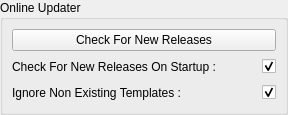
<?xml version="1.0" encoding="UTF-8"?>
<ui version="4.0">
 <class>Online_Updater_Form</class>
 <widget class="QWidget" name="Online_Updater_Form">
  <property name="windowTitle">
   <string>Form</string>
  </property>
  <layout class="QGridLayout" name="Online_Updater_Form_gridLayout">
   <property name="margin">
    <number>0</number>
   </property>
   <item row="0" column="0">
    <widget class="QGroupBox" name="Online_Updater_groupBox">
     <property name="title">
      <string>Online Updater</string>
     </property>
     <layout class="QGridLayout" name="Online_Updater_groupBox_gridLayout">
      <item row="1" column="0">
       <layout class="QHBoxLayout" name="Check_For_New_Releases_On_Startup_horizontalLayout">
        <item>
         <widget class="QLabel" name="Check_For_New_Releases_On_Startup_label">
          <property name="text">
           <string>Check For New Releases On Startup :</string>
          </property>
         </widget>
        </item>
        <item>
         <spacer name="Check_For_New_Releases_On_Startup_horizontalSpacer">
          <property name="orientation">
           <enum>Qt::Horizontal</enum>
          </property>
          <property name="sizeHint" stdset="0">
           <size>
            <width>40</width>
            <height>20</height>
           </size>
          </property>
         </spacer>
        </item>
        <item>
         <widget class="QCheckBox" name="Check_For_New_Releases_On_Startup_checkBox">
          <property name="statusTip">
           <string>Check For New Releases On Startup Check Box :  Check If New Releases Are Available On Startup.</string>
          </property>
          <property name="layoutDirection">
           <enum>Qt::RightToLeft</enum>
          </property>
          <property name="checked">
           <bool>true</bool>
          </property>
         </widget>
        </item>
       </layout>
      </item>
      <item row="2" column="0">
       <layout class="QHBoxLayout" name="Ignore_Non_Existing_Templates_horizontalLayout">
        <item>
         <widget class="QLabel" name="Ignore_Non_Existing_Templates_label">
          <property name="text">
           <string>Ignore Non Existing Templates :</string>
          </property>
         </widget>
        </item>
        <item>
         <spacer name="Ignore_Non_Existing_Templates_horizontalSpacer">
          <property name="orientation">
           <enum>Qt::Horizontal</enum>
          </property>
          <property name="sizeHint" stdset="0">
           <size>
            <width>40</width>
            <height>20</height>
           </size>
          </property>
         </spacer>
        </item>
        <item>
         <widget class="QCheckBox" name="Ignore_Non_Existing_Templates_checkBox">
          <property name="statusTip">
           <string>Ignore Non Existing Templates Check Box : Online Updater Will Only Consider Templates In The Database When Checking For Updates.</string>
          </property>
          <property name="layoutDirection">
           <enum>Qt::RightToLeft</enum>
          </property>
          <property name="checked">
           <bool>true</bool>
          </property>
         </widget>
        </item>
       </layout>
      </item>
      <item row="0" column="0">
       <widget class="QPushButton" name="Check_For_New_Releases_pushButton">
        <property name="statusTip">
         <string>Check For New Releases Push Button : Checks If New Releases Are Available Online.</string>
        </property>
        <property name="text">
         <string>Check For New Releases</string>
        </property>
       </widget>
      </item>
     </layout>
    </widget>
   </item>
  </layout>
 </widget>
 <resources/>
 <connections/>
</ui>
